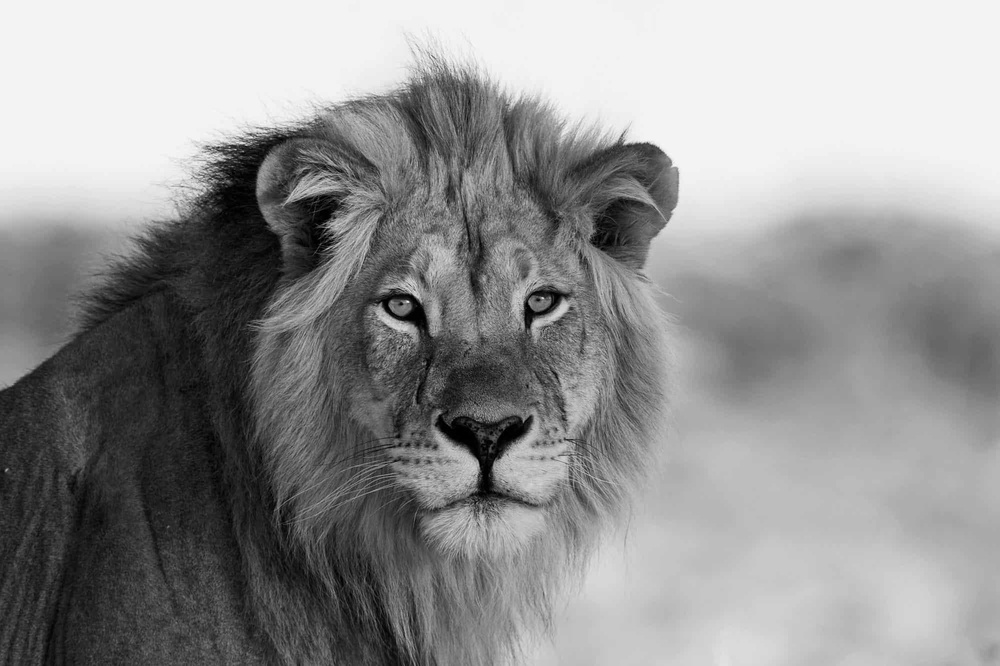
#> input picture data/examples/lion-gray.jpg, 1000 x 666 px, shrunk from 2000 x 1333 before the run, found by its file name
$ jupyter execute 1.0-tk-fft-demo.ipynb
#> lines starting #> are read from the running program, lines starting #| are printed output that depends on the picture; after the words box and inside, x2 and y2 are one past the last pixel; in counts of white or black regions, pixels touching at a corner belong together
[cell 1]
from matplotlib.image import imread
import matplotlib.pyplot as plt
import numpy as np

# plt.rcParams['figure.figsize'] = [5, 5]
plt.rcParams.update({'font.size': 15})

B = imread('../data/lion-gray.jpg')
#> B is the input picture: shape (666, 1000); min 0, max 249, mean 145.9
# B = np.mean(A, -1)

plt.figure()
plt.imshow(B, cmap = 'gray')
plt.axis('off')

[cell 2]
Bt = np.fft.fft2(B)
Btsort = np.sort(np.abs(Bt.reshape(-1)))

for keep in (0.1, 0.01, 0.001, 0.0001):

	thresh = Btsort[int(np.floor((1 - keep) * len(Btsort)))]
	ind = np.abs(Bt) > thresh

	Btlow = Bt * ind
	Alow = np.fft.ifft2(Btlow).real

	plt.figure()
	plt.imshow(Alow, cmap = 'gray')
	plt.axis('off')
	plt.title(f'keep = {keep * 100}% | ratio = {1 / keep}x')
#> this loop made 4 passes
#> thresh on passes 1 to 4: 13120.4, 54138.3, 276527.9, 1320431.2
#> pass 1, `ind = np.abs(Bt) > thresh`:
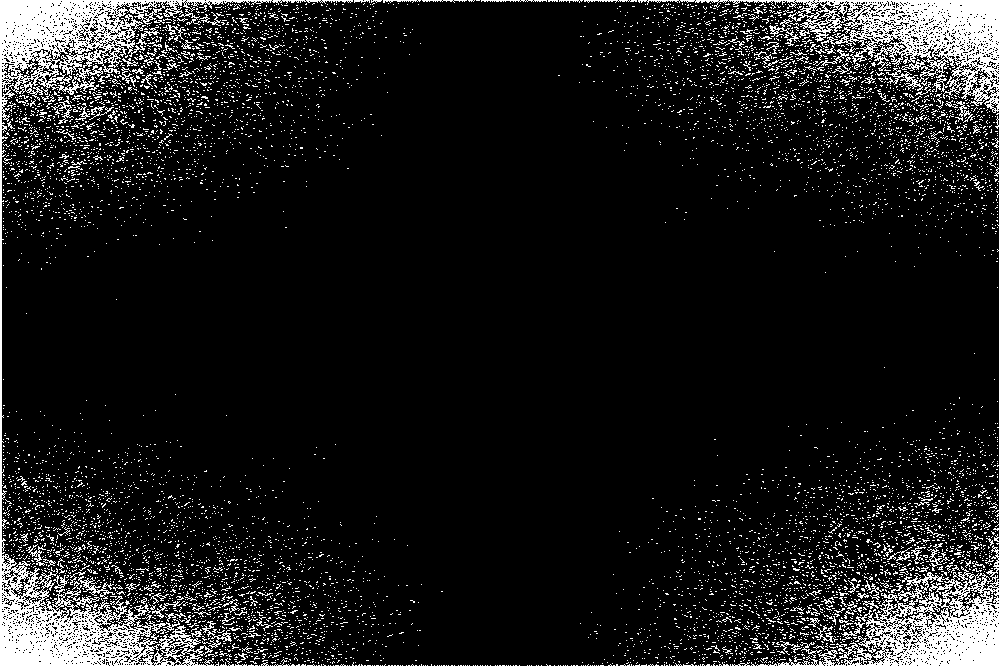
#> ind: shape (666, 1000) bool; 10% white; 8343 white regions (8191 under 20 px), largest, box (x1, y1, x2, y2) and area: (0, 0, 353, 666) 20304, (638, 0, 1000, 666) 19388, (777, 649, 838, 666) 290
#> pass 2, `ind = np.abs(Bt) > thresh`:
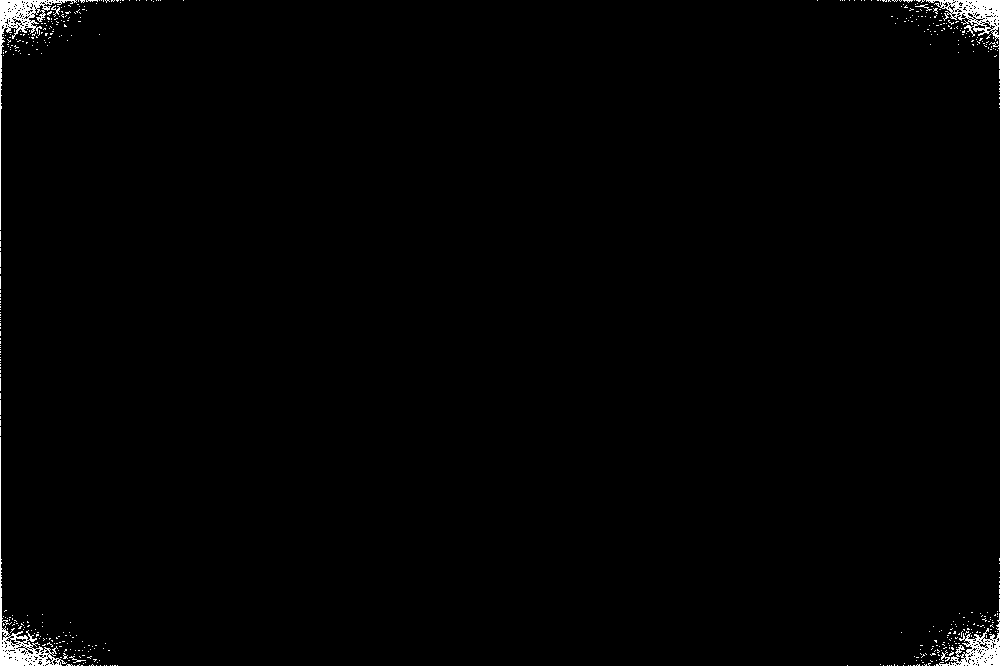
#> ind: shape (666, 1000) bool; 1% white; 507 white regions (499 under 20 px), largest, box (x1, y1, x2, y2) and area: (0, 437, 67, 666) 1465, (0, 0, 77, 230) 1431, (926, 0, 1000, 69) 1297
#> pass 2, `Alow = np.fft.ifft2(Btlow).real`:
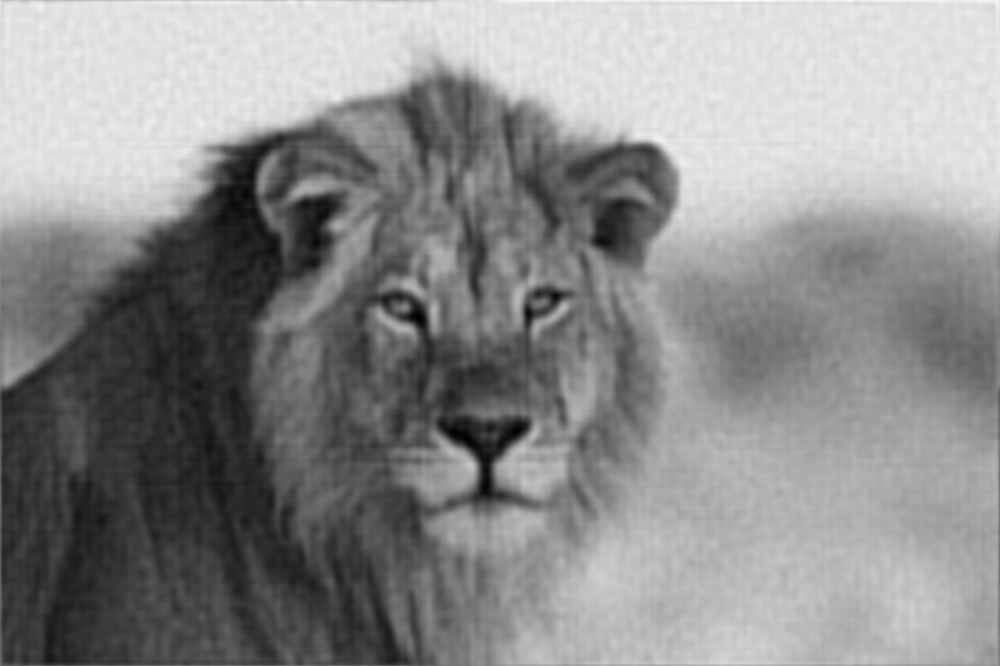
#> Alow: shape (666, 1000) float64; min -15.4, max 276.6, mean 145.9; drawn with min black and max white
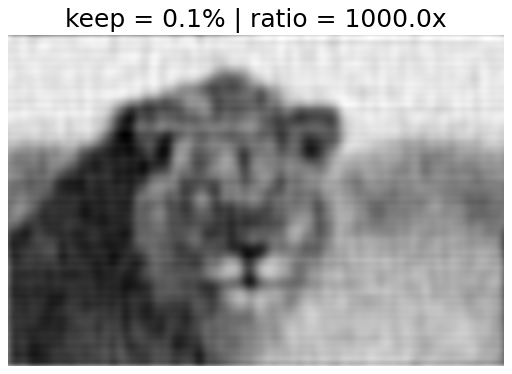
#> figure drawn by matplotlib, 1 panel
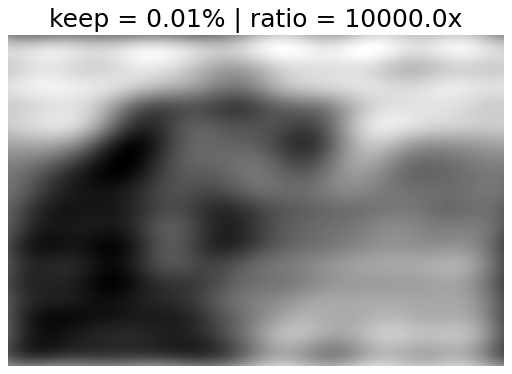
#> figure drawn by matplotlib, 1 panel
